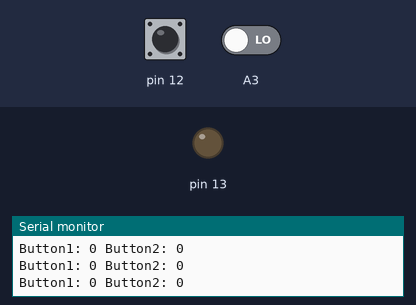
Simulated run of this sketch. Board: Arduino Uno, built with avr-gcc and run on an emulated ATmega328P. Shown: output pins drawn as LEDs (lit = HIGH), the last lines printed to the serial monitor. The inputs (shaded band) are chosen by the test bench; at power-on: pin 12 HIGH, A3 LOW.

Above: at 1.2 s.
1.3 s: pin 12 pulled LOW for 0.15 s
At 1.4 s:
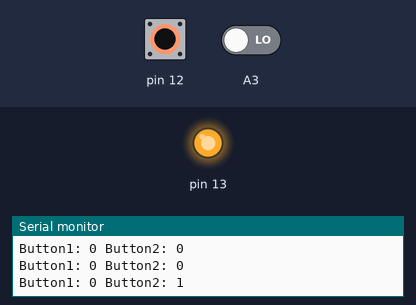
2.9 s: pin 12 pulled LOW for 3.2 s
At 7.4 s:
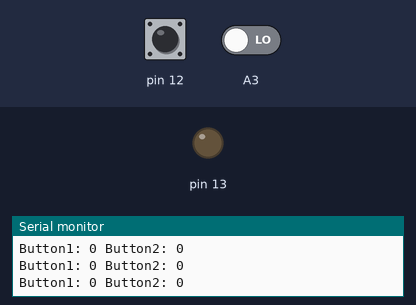
Timing chart, 0 to 8.9 s (numbered marks = the images above; inputs shaded):
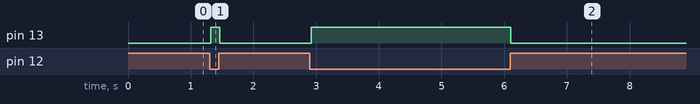

Measured:
- after the input at 1.3 s, pin 13: LOW → HIGH at once, → LOW 0.14 s later
- after the input at 2.9 s, pin 13: LOW → HIGH at once, → LOW 3.2 s later

The sketch:

lp4.ino
```cpp
void setup() {
  // put your setup code here, to run once:
  pinMode(12, INPUT_PULLUP);
  pinMode(A3, INPUT);
  pinMode(13, OUTPUT);

  Serial.begin(9600);
}

void loop() {
  // put your main code here, to run repeatedly:
  boolean button1 = digitalRead(A3);
  boolean button2 = !digitalRead(12);

  if (button2 == 1) digitalWrite(13, 1);
  else digitalWrite(13, 0);

  Serial.print("Button1: ");Serial.print(button1);
  Serial.print(" Button2: ");Serial.println(button2);
}
```
